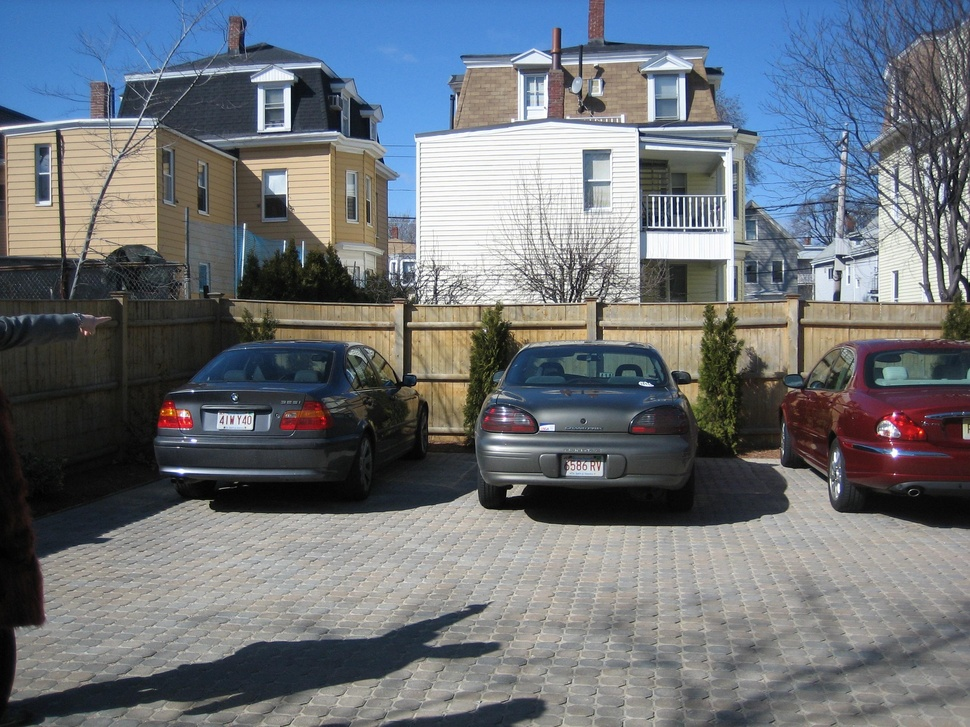
#> input picture week 1/images/image1.jpg, 970 x 727 px, shrunk from 2592 x 1944 before the run, given in place of image1.jpeg, which was not available
$ jupyter execute line-detection-in-a-picture-using-hough-transform.ipynb
#> lines starting #> are read from the running program, lines starting #| are printed output that depends on the picture; after the words box and inside, x2 and y2 are one past the last pixel; in counts of white or black regions, pixels touching at a corner belong together; pictures that were not available may be replaced by others from this repository, and a replacement may not be noted
[cell 1]
import cv2
import numpy as np
img = cv2.imread("./images/image1.jpeg")
#> img is the input picture: shape (727, 970, 3); mean B, G, R 120.6, 114.2, 108.7
gray = cv2.cvtColor(img, cv2.COLOR_BGR2GRAY)
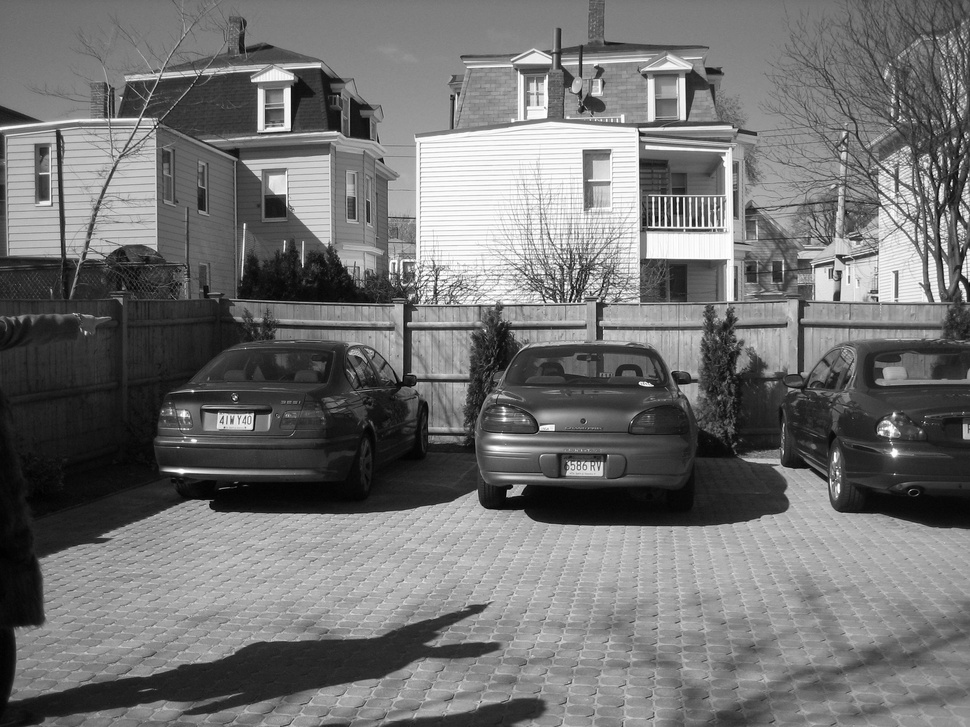
#> gray: shape (727, 970); min 0, max 255, mean 113.3
edges = cv2.Canny(gray, 75, 150)
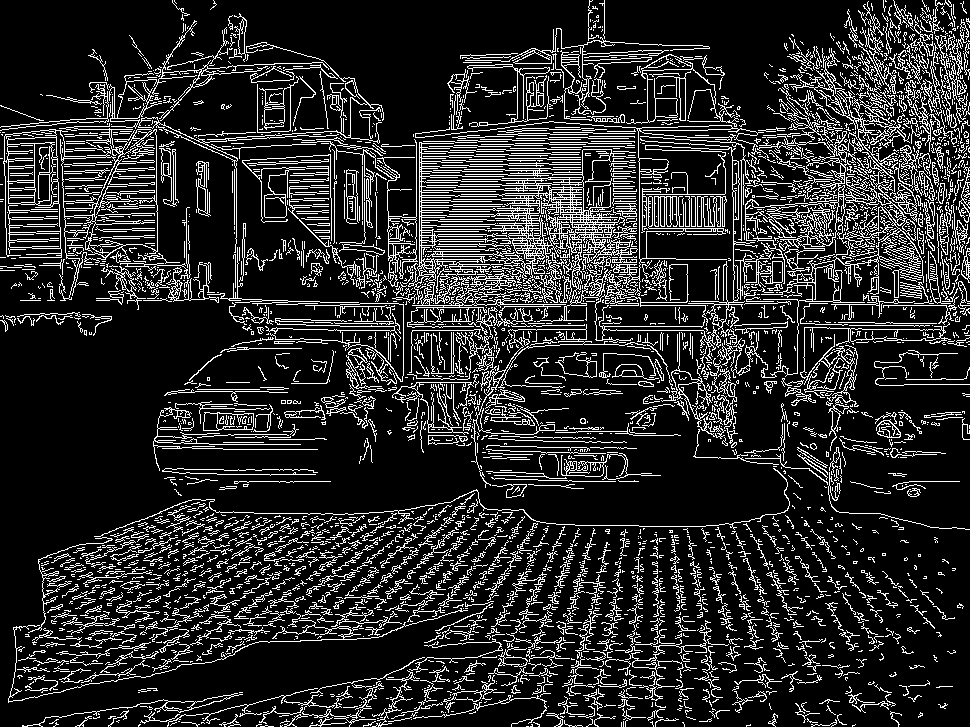
#> edges: shape (727, 970); 16.2% white in thin lines or dots
lines = cv2.HoughLinesP(edges, 1, np.pi/180, 30, maxLineGap=50,minLineLength=500)
#> lines = 231 rows, first 6: [222, 155, 967, 260], [4, 150, 966, 201], [5, 218, 969, 184], [363, 427, 967, 64], [170, 480, 964, 58], [4, 167, 968, 134]
print (lines)
#> (printed output is left out)
for line in lines:
   x1, y1, x2, y2 = line[0]
   cv2.line(img, (x1, y1), (x2, y2), (50, 0, 128), 1)
#> this loop made 231 passes
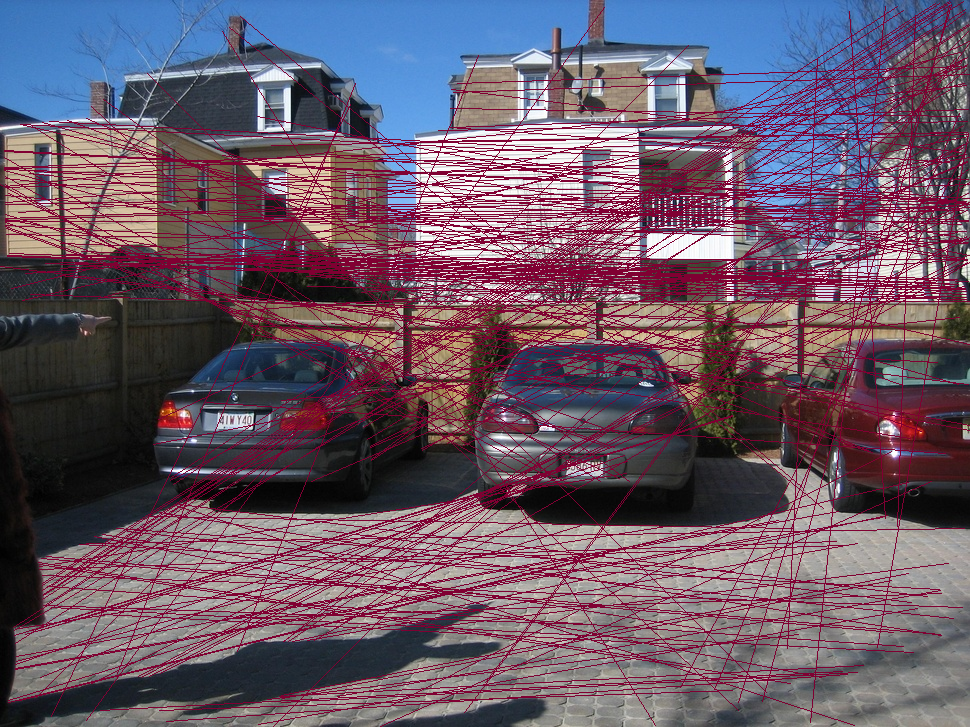
#> img: shape (727, 970, 3); 19.29% of pixels changed, all inside (x1, y1, x2, y2) = (0, 1, 970, 727)
cv2.imshow("linesEdges", edges)
cv2.imshow("linesDetected", img)
cv2.waitKey(0)
cv2.destroyAllWindows()
